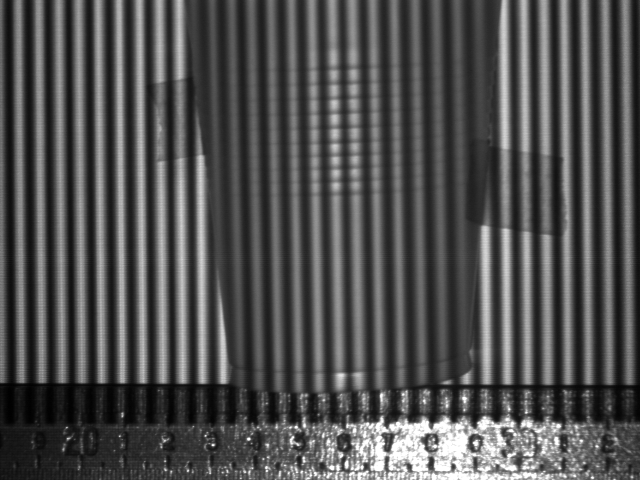
%> input picture Fourier Transform Method/vaso.bmp, 640 x 480 px
$ octave vamo2.m   (GNU Octave 9; MATLAB toolbox functions it lacks are replaced by stand-ins)
%> lines starting %> are read from the running program, lines starting %| are printed output that depends on the picture
close all;
clear all;
clc
i1 = imread('vaso.bmp');
%> i1 is the input picture: size 480x640 uint8; min 0, max 255, mean 81.3
I1=fft2(double(i1)); % Transformada
Ilog = log(abs(I1)); % Escala logar韙mica
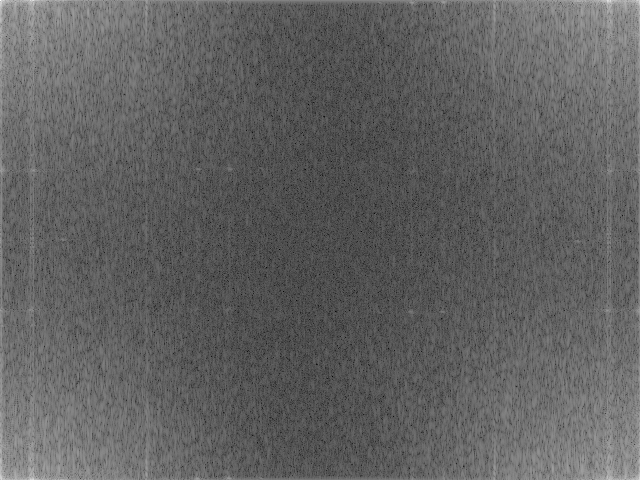
%> Ilog: size 480x640 double; min 1.65, max 17.03, mean 7.54; drawn with min black and max white
Ishow = mat2gray(fftshift((Ilog)));
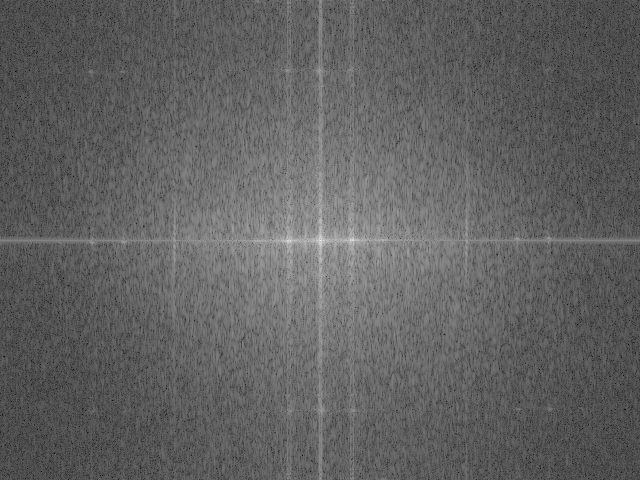
%> Ishow: size 480x640 double; min 0, max 1, mean 0.383
% Centrar y reescalar
figure;imshow((abs(Ishow))) % Mostrarla como imagen
colormap(jet),colorbar
%> after `colorbar`:
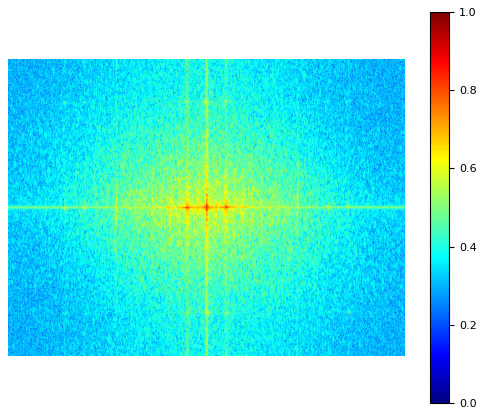
%> figure redrawn from the program's plot data
% Representar en color
figure;mesh(abs(Ishow))
%> after `mesh(abs(Ishow))`:
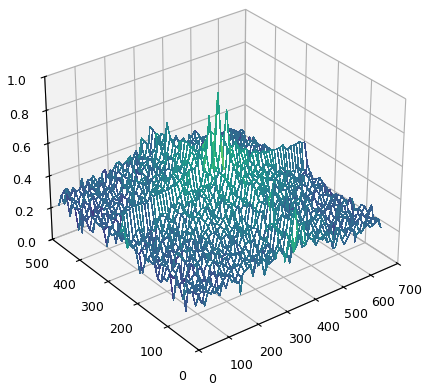
%> figure redrawn from the program's plot data
% Representaci髇 en 3D

$ run again, with Fourier Transform Method/30.bmp copied over Fourier Transform Method/vaso.bmp
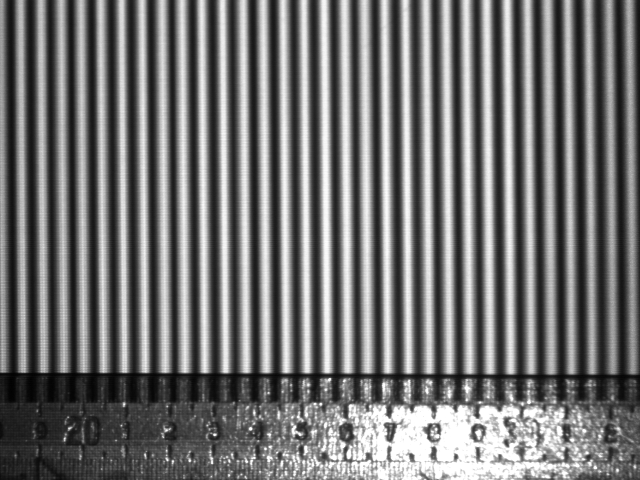
%> input picture Fourier Transform Method/30.bmp, 640 x 480 px
%> i1 is the input picture: size 480x640 uint8; min 1, max 255, mean 116.2
%> `Ishow = mat2gray(fftshift((Ilog)));`:
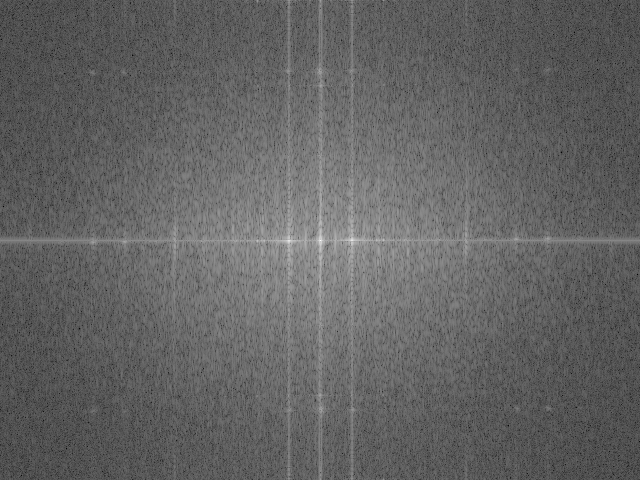
%> Ishow: size 480x640 double; min 0, max 1, mean 0.389
%> `mesh(abs(Ishow))`:
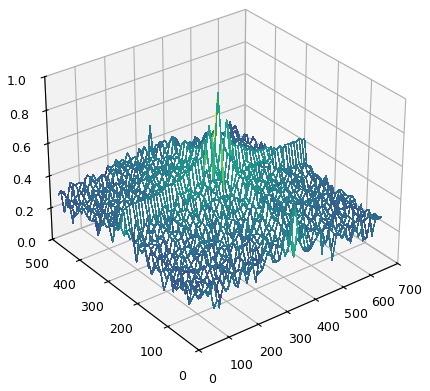
%> figure redrawn from the program's plot data
